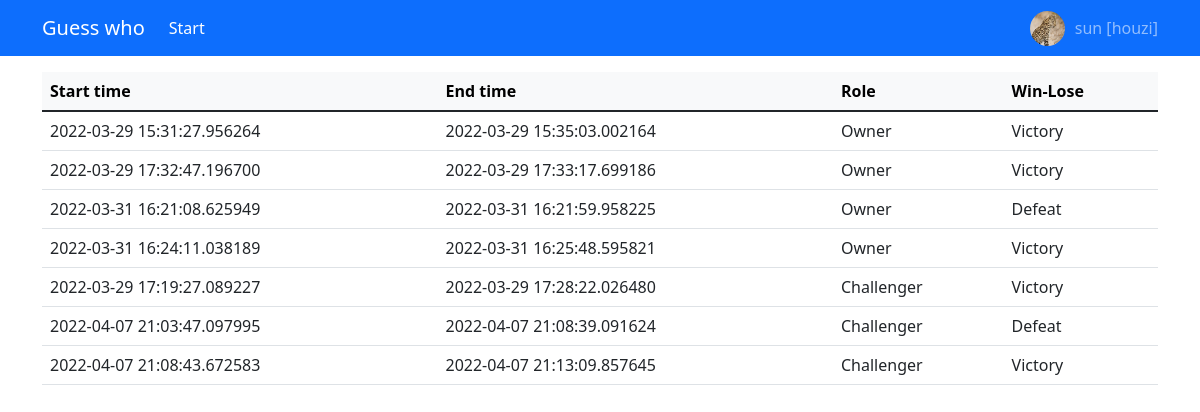
Screenshot of / (signed in) with the database file from the repository.
### application/models.py (models this page shows, shortened)
class User(UserMixin, db.Model):
    id = Column(Integer, primary_key=True)
    username = Column(String(128), nullable=False, unique=True)
    nickname = Column(String(128), default='', comment='nickname')
    _avatar = Column(
        'avatar',
        String(64),
        default='avatar/_default.jpg',
        comment='avatar'
    )
    role = db.Column(db.Enum('admin', 'simpleuser'), nullable=False, default='simpleuser')
    password = Column(String(128), nullable=False)
    @property
    def avatar(self):
        return url_for('static', filename=self._avatar)
    @avatar.setter
    def avatar(self, file):
        if file and isinstance(file, FileStorage):
            ext_name = file.headers['Content-Type'].split('/')[1]
            avatar_name = f'avatar/{self.username}.{ext_name}'
            file.save(Path(current_app.static_folder) / avatar_name)
            self._avatar = avatar_name
    @staticmethod
    @login_manager.user_loader
    def loader_user(user_id):
        return User.query.get(user_id)

class Room(db.Model):
    id = Column(Integer, primary_key=True)
    owner_id = Column(Integer, ForeignKey('user.id'), index=True)
    guest_id = Column(Integer, ForeignKey('user.id'), index=True)
    _resource = Column('resource', JSON)
    owner_lurk = Column(Integer)
    guest_lurk = Column(Integer)
    owner = db.relationship('User', foreign_keys=owner_id)
    guest = db.relationship('User', foreign_keys=guest_id)
    info = db.relationship('RoomInfo', back_populates='room')
    create_at = db.Column(DateTime, comment='At Start', default=datetime.now)
    game_start_at = Column(DateTime, comment='Start time')
    game_end_at = Column(DateTime, comment='End time')
    victory = db.Column(Integer, comment='Winner')
    owner_kill = db.Column(Integer, nullable=False, default=0)
    guest_kill = db.Column(Integer, nullable=False, default=0)
    @property
    def resource(self):
        return json.loads(self._resource) if self._resource else None

### application/views/dashboard.py (the view)
@bp.route('/')
@login_required
def index_view():
    record = Room.query.filter(
        or_(
            Room.owner == current_user,
            Room.guest == current_user,
        ),
        Room.game_end_at.isnot(None)
    )
    return render_template('dashboard_index.html', record=record.all())

### application/templates/dashboard_index.html
{% extends 'base.html' %}
{% block body %}
    <table class="table">
        <thead class="table-light">
        <tr>
            <th scope="col">Start time</th>
            <th scope="col">End time</th>
            <th scope="col">Role</th>
            <th scope="col">Win-Lose</th>
        </tr>
        </thead>
        <tbody>
        {% for item in record %}
            <tr>
                <td>{{ item.game_start_at }}</td>
                <td>{{ item.game_end_at }}</td>
                <td>
                    {%- if current_user == item.owner -%}Owner{%- else -%}Challenger{%- endif -%}
                </td>
                <td>{%- if current_user.id == item.victory -%}Victory{%- else -%}Defeat{%- endif -%}</td>
            </tr>
        {% endfor %}
        </tbody>
    </table>
{% endblock %}

### application/templates/base.html (shortened to what this page needs)
{% from 'bootstrap4/utils.html' import render_messages %}
<html>
<head>
    <link rel="icon" href="{{ url_for('static', filename='face.jpg') }}" rel="stylesheet">
    <link href="{{ url_for('static', filename='bootstrap/css/bootstrap.min.css') }}" rel="stylesheet">
    <link href="https://cdn.bootcdn.net/ajax/libs/limonte-sweetalert2/11.4.6/sweetalert2.min.css" rel="stylesheet">
</head>
<body>
<nav class="navbar navbar-expand-lg navbar-dark bg-primary">
    <div class="container">
        <a class="navbar-brand" href="{{ url_for('dashboard.index_view') }}">Guess who</a>
        <div class="collapse navbar-collapse" id="navbarSupportedContent">
            <ul class="navbar-nav me-auto mb-2 mb-lg-0">
                <li class="nav-item">
                    <a class="nav-link active" href="{{ url_for('play.create_room_view') }}">Start</a>
                </li>
            </ul>
        </div>
        <div class="d-flex">
            <a class="personal active" href="{{ url_for('personal.index_view') }}">
                <img class="personal-avatar" src="{{ current_user.avatar }}">
                {{ current_user.username }} [{{ current_user.nickname }}]
            </a>
        </div>
    </div>
</nav>
<div class="container mt-3">
    {% block body %}{% endblock %}
</div>
</body>
</html>

### application/templates/base.html (style rules this page uses)
.personal { color: rgba(255, 255, 255, .55); text-decoration: none; line-height: 35px; text-indent: 10px; }
.personal-avatar { float: left; height: 35px; width: 35px; border-radius: 50%; }

### rows the page displays
User: avatar (picture), username "sun", nickname "houzi"
Room: game_start_at "2022-03-29 15:31:27.956264", game_end_at "2022-03-29 15:35:03.002164", shows "Owner", victory "Victory"
Room: game_start_at "2022-03-29 17:32:47.196700", game_end_at "2022-03-29 17:33:17.699186", shows "Owner", victory "Victory"
Room: game_start_at "2022-03-31 16:21:08.625949", game_end_at "2022-03-31 16:21:59.958225", shows "Owner", victory "Defeat"
Room: game_start_at "2022-03-31 16:24:11.038189", game_end_at "2022-03-31 16:25:48.595821", shows "Owner", victory "Victory"
Room: game_start_at "2022-03-29 17:19:27.089227", game_end_at "2022-03-29 17:28:22.026480", shows "Challenger", victory "Victory"
Room: game_start_at "2022-04-07 21:03:47.097995", game_end_at "2022-04-07 21:08:39.091624", shows "Challenger", victory "Defeat"
Room: game_start_at "2022-04-07 21:08:43.672583", game_end_at "2022-04-07 21:13:09.857645", shows "Challenger", victory "Victory"
